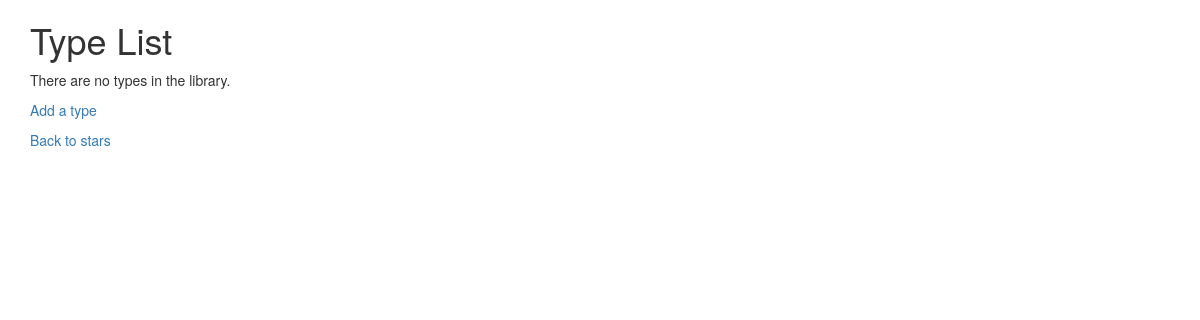
Page /stars/lookup/ (signed in) on the earlier database version.
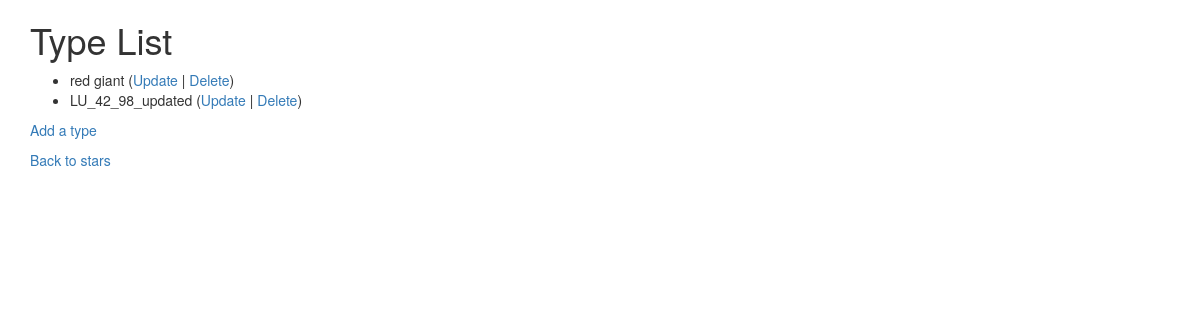
Same page on the later database version.
### stars/models.py (models this page shows, shortened)
class Type(models.Model):
    name = models.CharField(
            max_length=200,
            validators=[MinLengthValidator(2, "Type must be greater than 1 character")]
    )

### stars/views.py (the view)
# urls.py: path('lookup/', views.TypeView.as_view(), name='type_list'),
class TypeView(LoginRequiredMixin,View) :
    def get(self, request):
        tl = Type.objects.all();
        ctx = { 'type_list': tl };
        return render(request, 'stars/type_list.html', ctx)

### stars/templates/stars/type_list.html
{% extends "base.html" %}
{% block content %}
  <h1>Type List</h1>
  {% if type_list %}
  <ul>
    {% for type in type_list %}
      <li>
          {{ type.name }}
         (<a href="{% url 'type_update' type.id %}">Update</a> |
          <a href="{% url 'type_delete' type.id %}">Delete</a>)
      </li>
    {% endfor %}
  </ul>
  {% else %}
    <p>There are no types in the library.</p>
  {% endif %}
  <p><a href="{% url 'type_create' %}">Add a type</a></p>
  <p>
    <a href="{% url 'stars' %}">Back to stars</a>
  </p>
{% endblock %}

### home/templates/base.html (shortened to what this page needs)
<!DOCTYPE html>
<html>
<head>
<link rel="stylesheet"
    href="https://maxcdn.bootstrapcdn.com/bootstrap/3.3.6/css/bootstrap.min.css"
>
<link rel="stylesheet"
    href="https://maxcdn.bootstrapcdn.com/bootstrap/3.3.6/css/bootstrap-theme.min.css"
>
<link rel="stylesheet"
    href="https://code.jquery.com/ui/1.12.1/themes/ui-lightness/jquery-ui.css">
</head>
<body>
<div class="container">
    {% block content %}
    {% endblock %}
</div>
</body>
</html>

Differences in the rows shown:
added Type: name "red giant"
added Type: name "LU_42_98_updated"
Other differences:
text no longer shown: "There are no types in the library."
